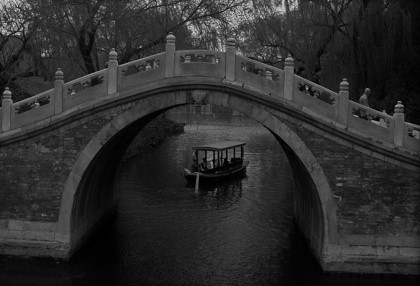
#> input picture Histogram equalization/hw2_picture1.jpg, 420 x 286 px, found by its file name
$ python image_HE.py
#> lines starting #> are read from the running program, lines starting #| are printed output that depends on the picture
from collections import defaultdict

import numpy as np
import matplotlib.image as mpimg    # 用于读取
import matplotlib.pyplot as plt     # 用于显示
import logging


logging.basicConfig(level=logging.INFO)

# 直方图均衡化
class Histogram(object):
    def __init__(self):
        pass
    # 显示直方图
    def showByHistogram(hist,*,title = ''):
        x_axis = range(0,256)
        y_axis = list(map(lambda x : hist[x] ,x_axis))

        fig = plt.figure(num = title)
        plot_1 = fig.add_subplot(111)
        plot_1.set_title(title)
        plot_1.plot(x_axis,y_axis)
        plt.show()
        del fig

    def show(img,*,title = ''):
        # 只取单通道
        img = img[:,:,0]
        size_h,size_w= img.shape
        logging.info(f' size_h :{size_h} size_w:{size_w} MN:{size_w*size_h}')

        hist = defaultdict(lambda: 0)

        for i in range(size_h):
            for j in range(size_w):
                hist[img[i,j]] += 1
        x_axis = range(0,256)
        y_axis = list(map(lambda x : hist[x] ,x_axis))

        fig = plt.figure(num = title)
        plot_1 = fig.add_subplot(111)
        plot_1.set_title(title)
        plot_1.plot(x_axis,y_axis)
        plt.show()
        del fig

    def get_histogram(img ,*,Normalized = False):
        # 只取 0 通道，若本身只有一个通道不会有影响
        img = img[:,:,0]
        size_h,size_w = img.shape
        logging.info(f' size_h :{size_h} size_w:{size_w} MN:{size_w*size_h}')

        hist = defaultdict(lambda: 0)

        for i in range(size_h):
            for j in range(size_w):
                hist[img[i,j]] += 1

        # 根据 Normalized 参数决定是否进行归一化
        if Normalized == True:
            sum = 0
            MN = size_h * size_w
            for pixel_value in hist: # Key 迭代
                hist[pixel_value] = hist[pixel_value]/MN
                sum += hist[pixel_value]
            logging.info(f'归一化后加和为：{sum}')
            del sum
        return hist

    def equalization(img):
        size_h,size_w,size_c = img.shape
        hist = Histogram.get_histogram(img)
        MN = size_h * size_w
        new_hist = defaultdict(lambda: 0)
        for i in range(0,256):
            for pixel in range(i+1):
                new_hist[i] += hist[pixel]
            new_hist[i] = new_hist[i] * 255/MN

        for key in new_hist:
            new_hist[key] = round(new_hist[key])
        new_img = img.copy()

        for i in range(new_img.shape[0]):
            for j in range(new_img.shape[1]):
                new_img[i,j] = new_hist[new_img[i,j,0]]

        return new_img
    pass

if __name__ == '__main__':

    pic1 = mpimg.imread('.\hw2_picture1.jpg')
#> pic1 is the input picture: shape (286, 420, 3); min 0, max 214, mean 44.4
    # [5 lines of commented-out code are left out]

    new_pic = Histogram.equalization(pic1)
#> in equalization, `hist = Histogram.get_histogram(img)`: hist = 210 items
#> after the loop in equalization, `for i in range(0,256):`: new_hist = 256 items
#> after the loop in equalization, `for i in range(new_img.shape[0]):`:
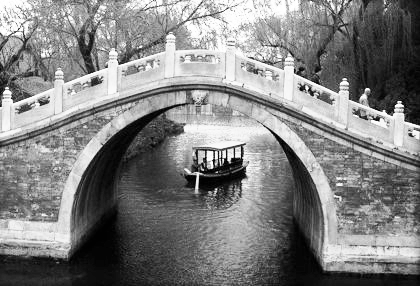
#> new_img: shape (286, 420, 3); min 1, max 255, mean 129
    plt.imshow(pic1)
    plt.axis('off')
    plt.show()
    plt.imshow(new_pic)
    plt.axis('off')
    plt.show()

    Histogram.show(pic1,title='pic1_Histogram')
#> in show, `plt.show()`:
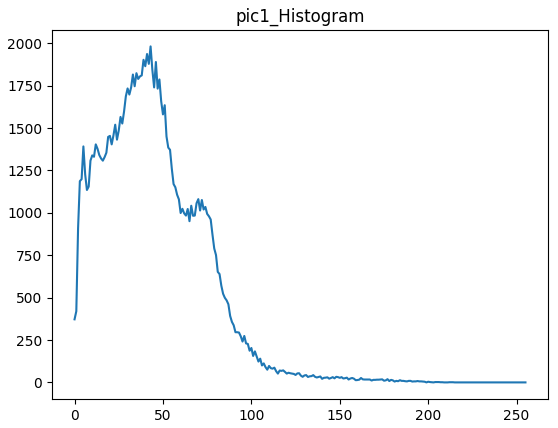
#> figure drawn by matplotlib, 1 panel; curve peaks at x = 43, y = 1982
    Histogram.show(new_pic,title='pic1_Histogram after equalization')
#> call 2 of show, with title = 'pic1_Histogram after equalization'
#> in show (call 2), `plt.show()`:
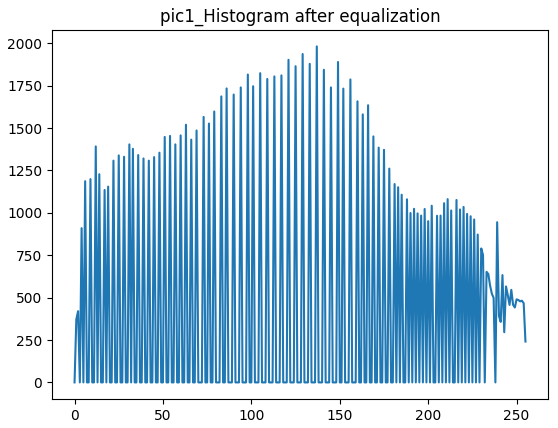
#> figure drawn by matplotlib, 1 panel; curve peaks at x = 137, y = 1982
    mpimg.imsave(r'.\output_HistogramEqualization.png',new_pic)
